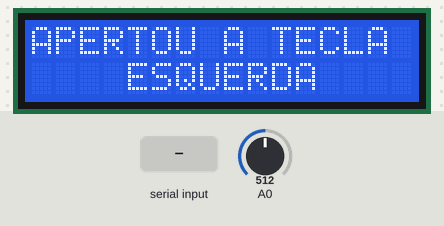
The sketch below on a simulated Arduino Uno, built with avr-gcc and run on an emulated ATmega328P. Shown: 16×2 character LCD. The test bench sets the inputs (shaded band); at power-on: A0 = 512. What the sketch prints to the serial monitor is not drawn.

Above: at 1.2 s.
1.3 s: A0 set to 610
At 2.0 s:
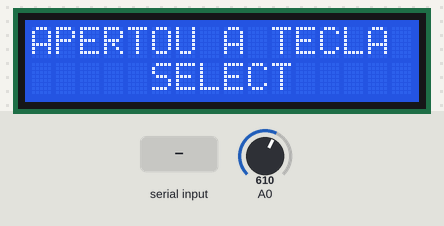
2.8 s: A0 set to 70
At 4.0 s:
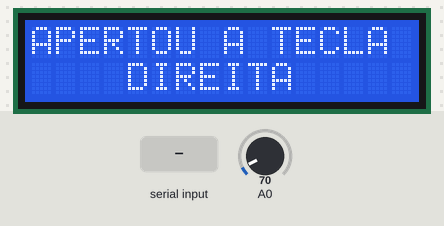
4.3 s: A0 set to 210
At 5.5 s:
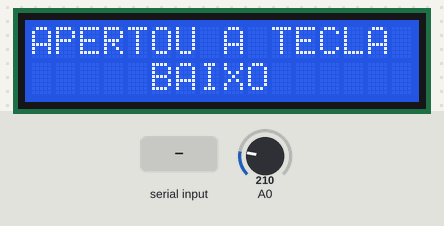
5.8 s: A0 set to 810
At 6.5 s:
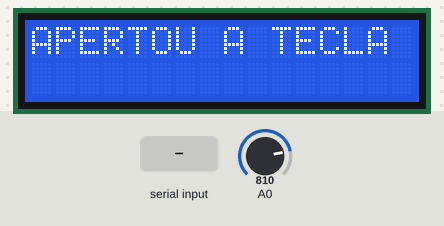
7.3 s: "1" received over Serial
At 7.6 s:
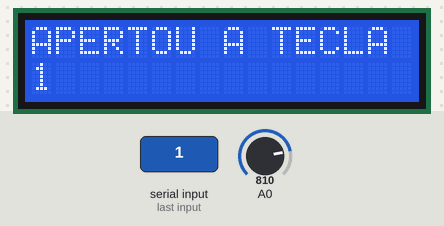
10.3 s: "0" received over Serial
At 10.7 s:
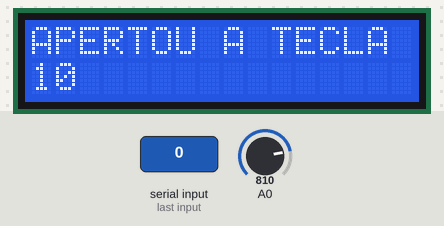
Timing chart, 0 to 13.3 s (numbered marks = the images above; inputs shaded):
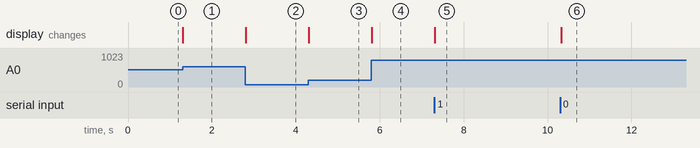

The sketch:

lcdKeyboardSerial.ino
```cpp
#include <LiquidCrystal.h>

LiquidCrystal lcd(8, 9, 4, 5, 6, 7);
int incomingByte = 0;
boolean isSerialRead = false;
String serialBuffer;

void setup(){
  Serial.begin(9600);
  lcd.begin(16,2);
  lcd.setCursor(0,0);
  lcd.print("APERTOU A TECLA");
  lcd.setCursor(0,1);
  lcd.print("   CARREGANDO   ");
}

void loop(){
  lcd.setCursor(0,1);
  if (analogRead(0) < 80) {
    lcd.print ("    DIREITA    ");
    Serial.println("Direita");
  } else if (analogRead(0) < 200) {
    lcd.print ("      CIMA     ");
    Serial.println("Cima");
  } else if (analogRead(0) < 400){
    lcd.print ("     BAIXO     ");
    Serial.println("Baixo");
  } else if (analogRead(0) < 600){
    lcd.print ("    ESQUERDA   ");
    Serial.println("Esquerda");
  } else if (analogRead(0) < 800){
    lcd.print ("     SELECT    ");
    Serial.println("Select");
  } else {
    lcd.print ("               ");
  }

  isSerialRead = false;
  while (Serial.available() > 0) {
    isSerialRead = true;
    char incomingByte = Serial.read();
    serialBuffer = serialBuffer + String(incomingByte);
  }

  if (!isSerialRead) {
    lcd.setCursor(0,1);
    lcd.print (serialBuffer);
  }

}
```

Measured:
- after the input at 1.3 s, the display: changes at once (image 1)
- after the input at 2.8 s, the display: first changes at once (image 2 shows a later state)
- after the input at 4.3 s, the display: changes at once (image 3)
- after the input at 5.8 s, the display: changes at once (image 4)
- after the input at 7.3 s, the display: changes at once (image 5)
- after the input at 10.3 s, the display: changes at once (image 6)
